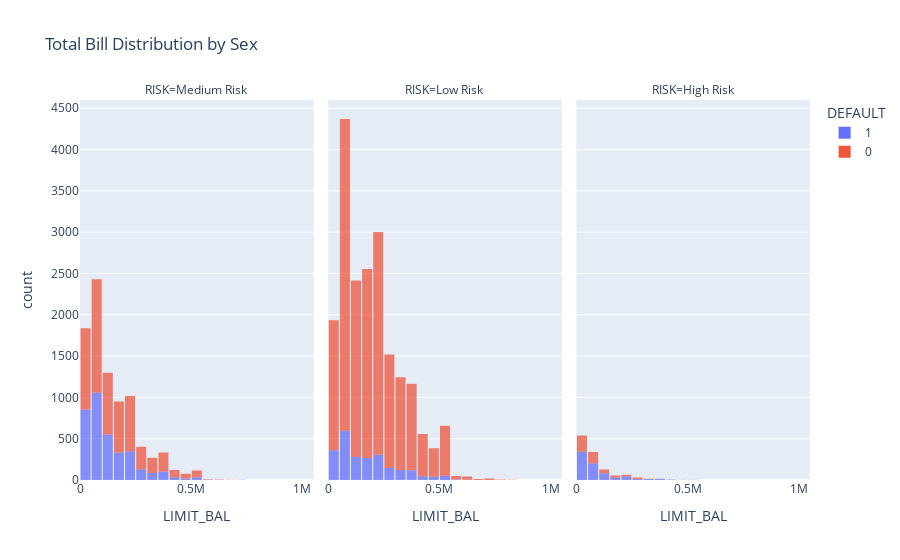

Notebook code cell kept with this figure:
### Code cell
# Create faceted histogram with 'sex' as facet variable
fig = px.histogram(
    defaults_df, 
    x='LIMIT_BAL', 
    color='DEFAULT', 
    facet_col="RISK", 
    nbins=20, 
    opacity=0.75, 
    title="Total Bill Distribution by Sex"
)

fig.update_layout(bargap=0.1)
fig.show()

### Figure 1 — Plotly figure (JSON) as saved in the notebook; plotly's stock layout.template omitted (floating-point values rounded to 4 significant figures; data arrays with more than 128 entries replaced by an {"elided": "..."} marker saying what was removed)
{"data": [{"alignmentgroup": "True", "bingroup": "x", "hovertemplate": "DEFAULT=1<br>RISK=Medium Risk<br>LIMIT_BAL=%{x}<br>count=%{y}<extra></extra>", "legendgroup": "1", "marker": {"color": "#636efa", "opacity": 0.75, "pattern": {"shape": ""}}, "name": "1", "nbinsx": 20, "offsetgroup": "1", "orientation": "v", "showlegend": true, "type": "histogram", "x": {"elided": "3552 int values"}, "xaxis": "x", "yaxis": "y"}, {"alignmentgroup": "True", "bingroup": "x", "hovertemplate": "DEFAULT=1<br>RISK=Low Risk<br>LIMIT_BAL=%{x}<br>count=%{y}<extra></extra>", "legendgroup": "1", "marker": {"color": "#636efa", "opacity": 0.75, "pattern": {"shape": ""}}, "name": "1", "nbinsx": 20, "offsetgroup": "1", "orientation": "v", "showlegend": false, "type": "histogram", "x": {"elided": "2334 int values"}, "xaxis": "x2", "yaxis": "y2"}, {"alignmentgroup": "True", "bingroup": "x", "hovertemplate": "DEFAULT=1<br>RISK=High Risk<br>LIMIT_BAL=%{x}<br>count=%{y}<extra></extra>", "legendgroup": "1", "marker": {"color": "#636efa", "opacity": 0.75, "pattern": {"shape": ""}}, "name": "1", "nbinsx": 20, "offsetgroup": "1", "orientation": "v", "showlegend": false, "type": "histogram", "x": {"elided": "750 int values"}, "xaxis": "x3", "yaxis": "y3"}, {"alignmentgroup": "True", "bingroup": "x", "hovertemplate": "DEFAULT=0<br>RISK=Medium Risk<br>LIMIT_BAL=%{x}<br>count=%{y}<extra></extra>", "legendgroup": "0", "marker": {"color": "#EF553B", "opacity": 0.75, "pattern": {"shape": ""}}, "name": "0", "nbinsx": 20, "offsetgroup": "0", "orientation": "v", "showlegend": true, "type": "histogram", "x": {"elided": "5324 int values"}, "xaxis": "x", "yaxis": "y"}, {"alignmentgroup": "True", "bingroup": "x", "hovertemplate": "DEFAULT=0<br>RISK=Low Risk<br>LIMIT_BAL=%{x}<br>count=%{y}<extra></extra>", "legendgroup": "0", "marker": {"color": "#EF553B", "opacity": 0.75, "pattern": {"shape": ""}}, "name": "0", "nbinsx": 20, "offsetgroup": "0", "orientation": "v", "showlegend": false, "type": "histogram", "x": {"elided": "17597 int values"}, "xaxis": "x2", "yaxis": "y2"}, {"alignmentgroup": "True", "bingroup": "x", "hovertemplate": "DEFAULT=0<br>RISK=High Risk<br>LIMIT_BAL=%{x}<br>count=%{y}<extra></extra>", "legendgroup": "0", "marker": {"color": "#EF553B", "opacity": 0.75, "pattern": {"shape": ""}}, "name": "0", "nbinsx": 20, "offsetgroup": "0", "orientation": "v", "showlegend": false, "type": "histogram", "x": {"elided": "443 int values"}, "xaxis": "x3", "yaxis": "y3"}], "layout": {"annotations": [{"font": {}, "showarrow": false, "text": "RISK=Medium Risk", "x": 0.16, "xanchor": "center", "xref": "paper", "y": 1, "yanchor": "bottom", "yref": "paper"}, {"font": {}, "showarrow": false, "text": "RISK=Low Risk", "x": 0.5, "xanchor": "center", "xref": "paper", "y": 1, "yanchor": "bottom", "yref": "paper"}, {"font": {}, "showarrow": false, "text": "RISK=High Risk", "x": 0.84, "xanchor": "center", "xref": "paper", "y": 1, "yanchor": "bottom", "yref": "paper"}], "bargap": 0.1, "barmode": "relative", "legend": {"title": {"text": "DEFAULT"}, "tracegroupgap": 0}, "title": {"text": "Total Bill Distribution by Sex"}, "xaxis": {"anchor": "y", "domain": [0, 0.32], "title": {"text": "LIMIT_BAL"}}, "xaxis2": {"anchor": "y2", "domain": [0.34, 0.66], "matches": "x", "title": {"text": "LIMIT_BAL"}}, "xaxis3": {"anchor": "y3", "domain": [0.68, 1.0], "matches": "x", "title": {"text": "LIMIT_BAL"}}, "yaxis": {"anchor": "x", "domain": [0, 1], "title": {"text": "count"}}, "yaxis2": {"anchor": "x2", "domain": [0, 1], "matches": "y", "showticklabels": false}, "yaxis3": {"anchor": "x3", "domain": [0, 1], "matches": "y", "showticklabels": false}}}
